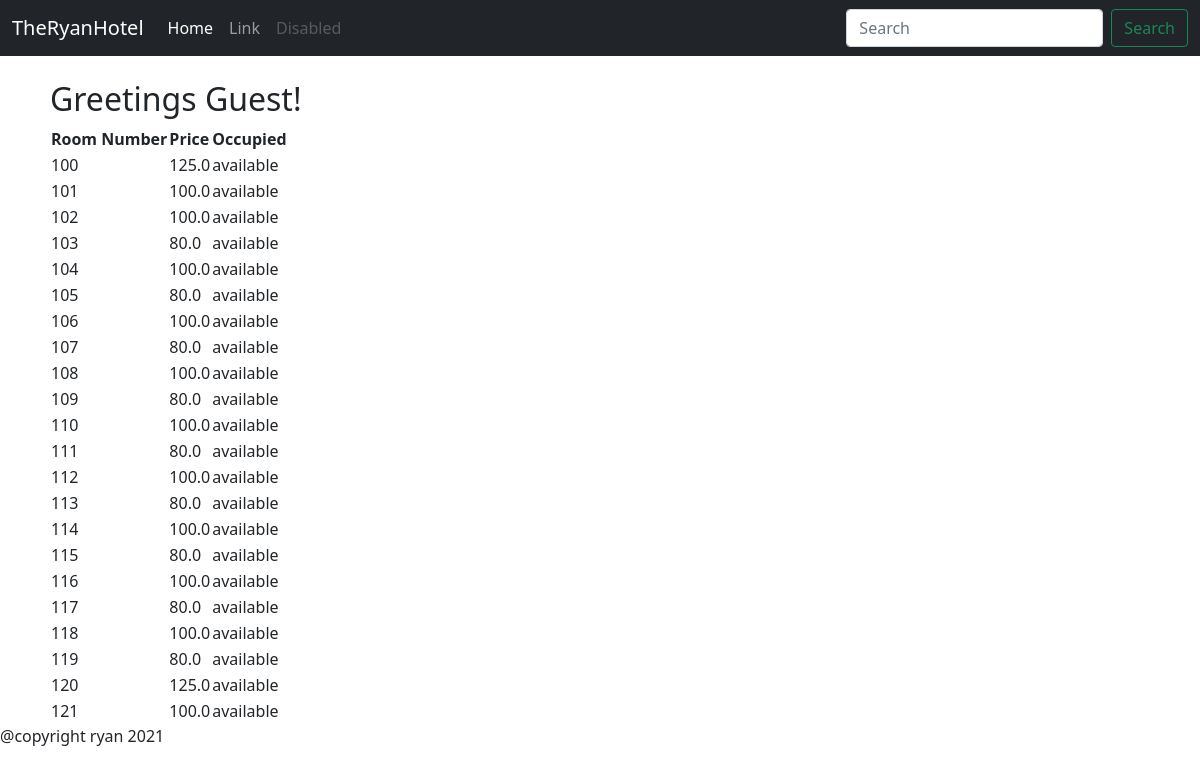
Screenshot of /booking/roomlist with the database file from the repository.
### booking/models.py (models this page shows, shortened)
class Room(models.Model):
    room_num = models.IntegerField(default=0)
    price = models.FloatField(default=BASE_PRICE)
    occupied = models.BooleanField(default=False)
    oceanside = models.BooleanField(default=False)
    suite = models.BooleanField(default=False)

### booking/views.py (the view)
# urls.py: path('roomlist', views.RoomList.as_view(), name='room_list'),
class RoomList(ListView):
    model = Room

### booking/templates/booking/room_list.html
{% extends "./base.html" %}
{% block content %}
    <table>
    <tr><th>Room Number</th><th>Price</th><th>Occupied</th></tr>
    {% for room in room_list %}
        <tr><td>{{ room.room_num }}</td><td>{{ room.price }}</td><td>{% if room.occupied %}taken{% else %}available{% endif %}</td></tr>
    {% endfor %}
    </table>
{% endblock %}

### rows the page displays
Room: room_num "100", price "125.0", occupied "available"
Room: room_num "101", price "100.0", occupied "available"
Room: room_num "102", price "100.0", occupied "available"
Room: room_num "103", price "80.0", occupied "available"
Room: room_num "104", price "100.0", occupied "available"
Room: room_num "105", price "80.0", occupied "available"
Room: room_num "106", price "100.0", occupied "available"
Room: room_num "107", price "80.0", occupied "available"
Room: room_num "108", price "100.0", occupied "available"
Room: room_num "109", price "80.0", occupied "available"
Room: room_num "110", price "100.0", occupied "available"
Room: room_num "111", price "80.0", occupied "available"
Room: room_num "112", price "100.0", occupied "available"
Room: room_num "113", price "80.0", occupied "available"
Room: room_num "114", price "100.0", occupied "available"
Room: room_num "115", price "80.0", occupied "available"
Room: room_num "116", price "100.0", occupied "available"
Room: room_num "117", price "80.0", occupied "available"
Room: room_num "118", price "100.0", occupied "available"
Room: room_num "119", price "80.0", occupied "available"
Room: room_num "120", price "125.0", occupied "available"
Room: room_num "121", price "100.0", occupied "available"
